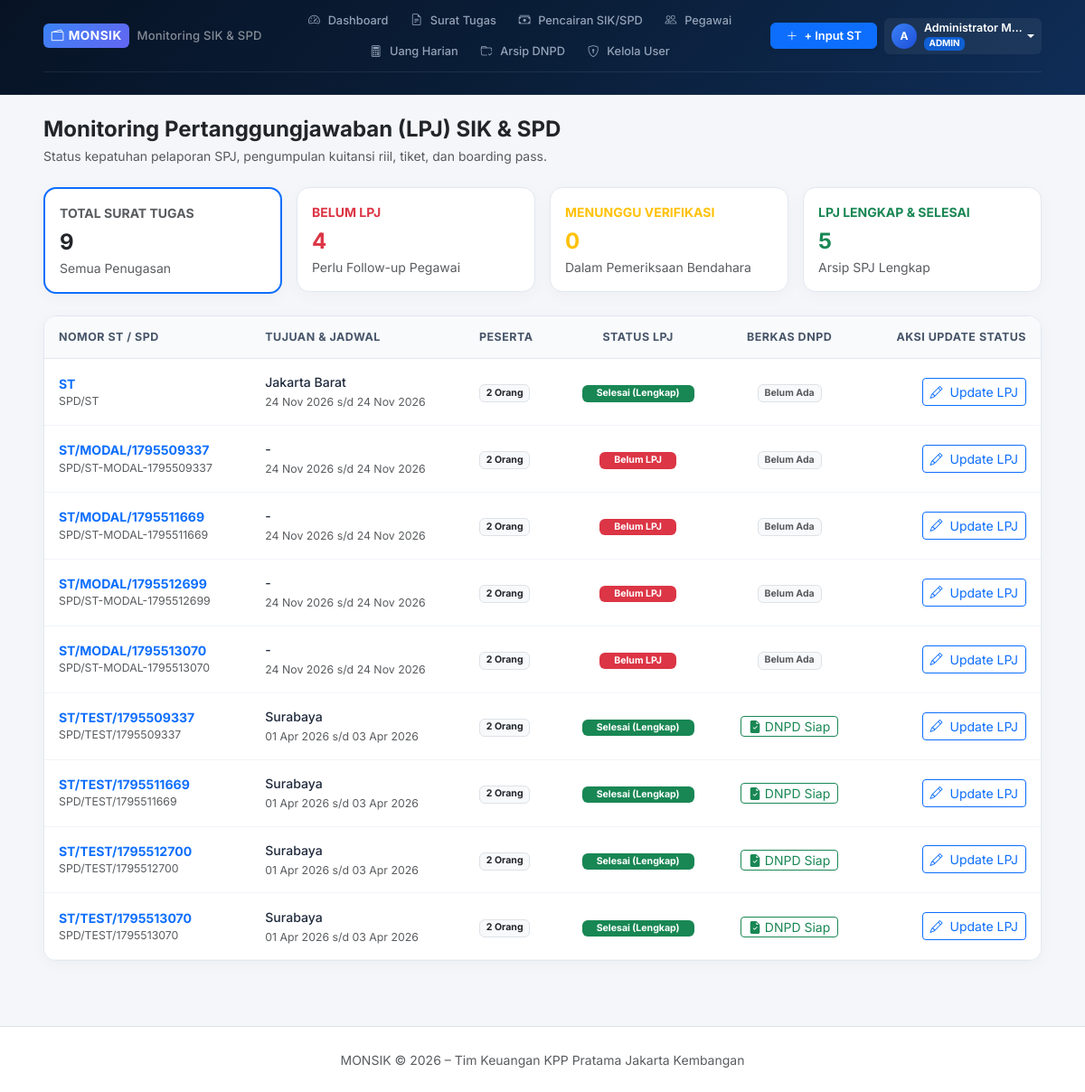
Screenshot of /monitoring/lpj (signed in) with the database file from the repository.
### app/models.py (models this page shows, shortened)
class User(UserMixin, db.Model):
    __tablename__ = 'users'
    id = db.Column(db.Integer, primary_key=True)
    username = db.Column(db.String(64), unique=True, nullable=False, index=True)
    password_hash = db.Column(db.String(256), nullable=False)
    nama_lengkap = db.Column(db.String(128), nullable=False)
    nip = db.Column(db.String(32), unique=True, nullable=True)
    jabatan = db.Column(db.String(100), nullable=True)
    golongan = db.Column(db.String(20), nullable=True)
    role = db.Column(db.String(20), nullable=False, default='PEGAWAI')  # 'ADMIN', 'BENDAHARA', 'PEGAWAI'
    is_active = db.Column(db.Boolean, default=True)
    created_at = db.Column(db.DateTime, default=datetime.utcnow)
    created_st = db.relationship('SuratTugas', backref='pembuat', lazy=True, foreign_keys='SuratTugas.created_by_id')
    @property
    def is_admin(self):
        return self.role == 'ADMIN'
    @property
    def is_bendahara(self):
        return self.role in ['ADMIN', 'BENDAHARA']

class SuratTugas(db.Model):
    __tablename__ = 'surat_tugas'
    id = db.Column(db.Integer, primary_key=True)
    nomor_st = db.Column(db.String(100), unique=True, nullable=False, index=True)
    nomor_spd = db.Column(db.String(100), nullable=True)
    tanggal_st = db.Column(db.Date, nullable=False, default=datetime.utcnow)
    maksud_tugas = db.Column(db.Text, nullable=False)
    tempat_tujuan = db.Column(db.String(200), nullable=True, default='-')
    kota_tujuan = db.Column(db.String(100), nullable=True, default='-')
    tanggal_berangkat = db.Column(db.Date, nullable=True, default=datetime.utcnow)
    tanggal_kembali = db.Column(db.Date, nullable=True, default=datetime.utcnow)
    jumlah_hari = db.Column(db.Integer, nullable=False, default=1)
    tingkat_biaya = db.Column(db.String(50), default='Tingkat B')
    akun_anggaran = db.Column(db.String(100), default='524111 (Belanja Perjalanan Dinas Biasa)')
    jenis_surat = db.Column(db.String(20), default='SIK', nullable=False)
    progress_status = db.Column(db.String(50), default='MERAH', nullable=False)
    status_pencairan = db.Column(db.String(30), nullable=False, default='OUTSTANDING', index=True)
    status_lpj = db.Column(db.String(30), nullable=False, default='BELUM_LPJ', index=True)
    total_anggaran = db.Column(db.Float, default=0.0)
    total_dicairkan = db.Column(db.Float, default=0.0)
    dnpd_filename = db.Column(db.String(255), nullable=True)
    dnpd_original_name = db.Column(db.String(255), nullable=True)
    dnpd_uploaded_at = db.Column(db.DateTime, nullable=True)
    dnpd_uploaded_by = db.Column(db.String(100), nullable=True)
    catatan = db.Column(db.Text, nullable=True)
    created_by_id = db.Column(db.Integer, db.ForeignKey('users.id'), nullable=True)
    created_at = db.Column(db.DateTime, default=datetime.utcnow)
    updated_at = db.Column(db.DateTime, default=datetime.utcnow, onupdate=datetime.utcnow)
    peserta_list = db.relationship('PesertaST', backref='surat_tugas', cascade='all, delete-orphan', lazy=True)
    pencairan_list = db.relationship('Pencairan', backref='surat_tugas', cascade='all, delete-orphan', lazy=True)

### app/routes/monitoring.py (the view)
@monitoring_bp.route('/lpj')
@login_required
def lpj():
    status_filter = request.args.get('status')
    query = SuratTugas.query
    if status_filter:
        query = query.filter_by(status_lpj=status_filter)
    st_list = query.order_by(SuratTugas.tanggal_st.desc()).all()
    count_belum = SuratTugas.query.filter_by(status_lpj='BELUM_LPJ').count()
    count_verif = SuratTugas.query.filter_by(status_lpj='MENUNGGU_VERIFIKASI').count()
    count_terverif = SuratTugas.query.filter_by(status_lpj='TERVERIFIKASI').count()
    count_selesai = SuratTugas.query.filter_by(status_lpj='SELESAI').count()
    return render_template(
        'monitoring/lpj.html',
        st_list=st_list,
        status_filter=status_filter,
        count_belum=count_belum,
        count_verif=count_verif,
        count_terverif=count_terverif,
        count_selesai=count_selesai
    )

### app/templates/monitoring/lpj.html (shortened to what this page needs)
{% extends 'base.html' %}
{% block content %}
<div class="d-flex flex-wrap align-items-center justify-content-between mt-4 mb-4 gap-3">
  <div>
    <h4 class="fw-bold mb-1 text-dark">Monitoring Pertanggungjawaban (LPJ) SIK & SPD</h4>
    <p class="text-muted small mb-0">Status kepatuhan pelaporan SPJ, pengumpulan kuitansi riil, tiket, dan boarding pass.</p>
  </div>
</div>
<div class="row g-3 mb-4">
  <div class="col-md-3">
    <a href="{{ url_for('monitoring.lpj') }}" class="text-decoration-none">
      <div class="card card-monsik p-3 mb-0 {% if not status_filter %}border-primary border-2{% endif %}">
        <div class="small text-muted fw-bold">TOTAL SURAT TUGAS</div>
        <div class="fs-4 fw-bold text-dark mt-1">{{ count_belum + count_verif + count_terverif + count_selesai }}</div>
        <small class="text-muted">Semua Penugasan</small>
      </div>
    </a>
  </div>
  <div class="col-md-3">
    <a href="{{ url_for('monitoring.lpj', status='BELUM_LPJ') }}" class="text-decoration-none">
      <div class="card card-monsik p-3 mb-0 {% if status_filter == 'BELUM_LPJ' %}border-danger border-2{% endif %}">
        <div class="small text-danger fw-bold">BELUM LPJ</div>
        <div class="fs-4 fw-bold text-danger mt-1">{{ count_belum }}</div>
        <small class="text-muted">Perlu Follow-up Pegawai</small>
      </div>
    </a>
  </div>
  <div class="col-md-3">
    <a href="{{ url_for('monitoring.lpj', status='MENUNGGU_VERIFIKASI') }}" class="text-decoration-none">
      <div class="card card-monsik p-3 mb-0 {% if status_filter == 'MENUNGGU_VERIFIKASI' %}border-warning border-2{% endif %}">
        <div class="small text-warning fw-bold">MENUNGGU VERIFIKASI</div>
        <div class="fs-4 fw-bold text-warning mt-1">{{ count_verif }}</div>
        <small class="text-muted">Dalam Pemeriksaan Bendahara</small>
      </div>
    </a>
  </div>
  <div class="col-md-3">
    <a href="{{ url_for('monitoring.lpj', status='SELESAI') }}" class="text-decoration-none">
      <div class="card card-monsik p-3 mb-0 {% if status_filter == 'SELESAI' %}border-success border-2{% endif %}">
        <div class="small text-success fw-bold">LPJ LENGKAP & SELESAI</div>
        <div class="fs-4 fw-bold text-success mt-1">{{ count_selesai }}</div>
        <small class="text-muted">Arsip SPJ Lengkap</small>
      </div>
    </a>
  </div>
</div>
<div class="card card-monsik">
  <div class="table-responsive">
    <table class="table table-monsik align-middle mb-0">
      <thead>
        <tr>
          <th>Nomor ST / SPD</th>
          <th>Tujuan & Jadwal</th>
          <th>Peserta</th>
          <th class="text-center">Status LPJ</th>
          <th class="text-center">Berkas DNPD</th>
          <th class="text-end">Aksi Update Status</th>
        </tr>
      </thead>
      <tbody>
        {% for st in st_list %}
        <tr>
          <td>
            <a href="{{ url_for('surat_tugas.detail', id=st.id) }}" class="fw-bold text-primary text-decoration-none">
              {{ st.nomor_st }}
            </a>
            <div class="small text-muted">{{ st.nomor_spd or '-' }}</div>
          </td>
          <td>
            <div class="fw-medium">{{ st.kota_tujuan }}</div>
            <small class="text-muted">{{ st.tanggal_berangkat|tanggal }} s/d {{ st.tanggal_kembali|tanggal }}</small>
          </td>
          <td>
            <span class="badge bg-light text-dark border">{{ st.peserta_list|length }} Orang</span>
          </td>
          <td class="text-center">
            {% if st.status_lpj == 'SELESAI' %}
              <span class="badge bg-success px-3 py-1">Selesai (Lengkap)</span>
            {% elif st.status_lpj == 'MENUNGGU_VERIFIKASI' %}
              <span class="badge bg-warning px-3 py-1 text-dark">Menunggu Verifikasi</span>
            {% elif st.status_lpj == 'TERVERIFIKASI' %}
              <span class="badge bg-info px-3 py-1 text-white">Terverifikasi</span>
            {% else %}
              <span class="badge bg-danger px-3 py-1">Belum LPJ</span>
            {% endif %}
          </td>
          <td class="text-center">
            {% if st.dnpd_filename %}
              <a href="{{ url_for('dnpd.download', st_id=st.id) }}" class="btn btn-sm btn-outline-success py-0 px-2">
                <i class="bi bi-file-earmark-check-fill"></i> DNPD Siap
              </a>
            {% else %}
              <span class="badge bg-light text-muted border">Belum Ada</span>
            {% endif %}
          </td>
          <td class="text-end">
            <a href="{{ url_for('surat_tugas.edit', id=st.id) }}" class="btn btn-sm btn-outline-primary">
              <i class="bi bi-pencil me-1"></i> Update LPJ
            </a>
          </td>
        </tr>
        {% endfor %}
      </tbody>
    </table>
  </div>
</div>
{% endblock %}

### app/templates/base.html (shortened to what this page needs)
<!DOCTYPE html>
<html lang="id">
<head>
  <link href="https://cdn.jsdelivr.net/npm/bootstrap@5.3.3/dist/css/bootstrap.min.css" rel="stylesheet">
  <link rel="stylesheet" href="https://cdn.jsdelivr.net/npm/bootstrap-icons@1.11.3/font/bootstrap-icons.min.css">
  <link rel="stylesheet" href="{{ url_for('static', filename='css/monsik.css') }}">
</head>
<body>
  {% if current_user.is_authenticated %}
  <div class="monsik-header-banner">
    <div class="container-fluid px-lg-5">
      <nav class="navbar navbar-expand-lg navbar-dark monsik-navbar">
        <a class="navbar-brand d-flex align-items-center me-3 py-0" href="{{ url_for('dashboard.index') }}">
          <span class="brand-badge-sm me-2"><i class="bi bi-wallet2"></i> MONSIK</span>
          <span class="brand-title-sm text-white-50 d-none d-sm-inline">Monitoring SIK & SPD</span>
        </a>
        <div class="collapse navbar-collapse" id="monsikNav">
          <ul class="navbar-nav mx-auto mb-2 mb-lg-0 d-flex flex-row flex-wrap align-items-center gap-1 justify-content-center">
            <li class="nav-item">
              <a class="nav-link nav-link-monsik {% if request.endpoint == 'dashboard.index' %}active{% endif %}" href="{{ url_for('dashboard.index') }}">
                <i class="bi bi-speedometer2 me-1"></i> Dashboard
              </a>
            </li>
            <li class="nav-item">
              <a class="nav-link nav-link-monsik {% if 'surat_tugas' in request.endpoint %}active{% endif %}" href="{{ url_for('surat_tugas.index') }}">
                <i class="bi bi-file-earmark-text me-1"></i> Surat Tugas
              </a>
            </li>
            <li class="nav-item">
              <a class="nav-link nav-link-monsik {% if 'pencairan' in request.endpoint %}active{% endif %}" href="{{ url_for('pencairan.index') }}">
                <i class="bi bi-cash-stack me-1"></i> Pencairan SIK/SPD
              </a>
            </li>
            {% if current_user.is_admin or current_user.is_bendahara %}
            <li class="nav-item">
              <a class="nav-link nav-link-monsik {% if request.endpoint == 'monitoring.pegawai' %}active{% endif %}" href="{{ url_for('monitoring.pegawai') }}">
                <i class="bi bi-people me-1"></i> Pegawai
              </a>
            </li>
            {% endif %}
            <li class="nav-item">
              <a class="nav-link nav-link-monsik {% if request.endpoint == 'monitoring.uang_harian' %}active{% endif %}" href="{{ url_for('monitoring.uang_harian') }}">
                <i class="bi bi-calculator me-1"></i> Uang Harian
              </a>
            </li>
            {% if current_user.is_bendahara %}
            <li class="nav-item">
              <a class="nav-link nav-link-monsik {% if 'dnpd' in request.endpoint %}active{% endif %}" href="{{ url_for('dnpd.arsip') }}">
                <i class="bi bi-folder-check me-1"></i> Arsip DNPD
              </a>
            </li>
            {% endif %}
            {% if current_user.is_admin %}
            <li class="nav-item">
              <a class="nav-link nav-link-monsik {% if 'users' in request.endpoint %}active{% endif %}" href="{{ url_for('users.index') }}">
                <i class="bi bi-shield-lock me-1"></i> Kelola User
              </a>
            </li>
            {% endif %}
          </ul>
          <div class="d-flex align-items-center gap-2 ms-lg-2">
            {% if current_user.is_admin or current_user.is_bendahara %}
            <button type="button" class="btn btn-primary btn-sm fw-semibold shadow-sm text-nowrap px-3 py-1" data-bs-toggle="modal" data-bs-target="#modalInputST" style="font-size: 0.8rem; border-radius: 6px;">
              <i class="bi bi-plus-lg me-1"></i> + Input ST
            </button>
            {% endif %}
            <div class="dropdown">
              <a href="#" class="d-flex align-items-center text-white text-decoration-none dropdown-toggle py-1 px-2 rounded-2" id="userMenu" data-bs-toggle="dropdown" style="background: rgba(255,255,255,0.06);">
                <div class="avatar-circle-sm me-2">
                  {{ current_user.nama_lengkap[:1] }}
                </div>
                <div class="text-start d-none d-xl-block" style="line-height: 1.1;">
                  <div class="fw-semibold text-truncate" style="font-size: 0.78rem; max-width: 110px;">{{ current_user.nama_lengkap }}</div>
                  <span class="badge bg-primary bg-opacity-75" style="font-size: 0.62rem; padding: 0.15rem 0.35rem;">{{ current_user.role }}</span>
                </div>
              </a>
            </div>
          </div>
        </div>
      </nav>
    </div>
  </div>
  {% endif %}
  <div class="container-fluid px-lg-5 pt-3">
  </div>
  <main class="monsik-main-container container-fluid px-lg-5">
    {% block content %}{% endblock %}
  </main>
  <footer class="py-4 text-center text-muted border-top bg-white mt-auto">
    <div class="container">
      <small>MONSIK &copy; 2026 – Tim Keuangan KPP Pratama Jakarta Kembangan</small>
    </div>
  </footer>
</body>
</html>

### rows the page displays
User: nama_lengkap "A", nama_lengkap "Administrator M…", role "ADMIN"
SuratTugas: nomor_st "ST", nomor_spd "SPD/ST", kota_tujuan "Jakarta Barat", tanggal_berangkat|tanggal "24 Nov 2026", tanggal_kembali|tanggal "24 Nov 2026", peserta_list|length "2", status_lpj "Selesai (Lengkap)", shows "Belum Ada"
SuratTugas: nomor_st "ST/MODAL/1795509337", nomor_spd "SPD/ST-MODAL-1795509337", kota_tujuan "-", tanggal_berangkat|tanggal "24 Nov 2026", tanggal_kembali|tanggal "24 Nov 2026", peserta_list|length "2", status_lpj "Belum LPJ", shows "Belum Ada"
SuratTugas: nomor_st "ST/MODAL/1795511669", nomor_spd "SPD/ST-MODAL-1795511669", kota_tujuan "-", tanggal_berangkat|tanggal "24 Nov 2026", tanggal_kembali|tanggal "24 Nov 2026", peserta_list|length "2", status_lpj "Belum LPJ", shows "Belum Ada"
SuratTugas: nomor_st "ST/MODAL/1795512699", nomor_spd "SPD/ST-MODAL-1795512699", kota_tujuan "-", tanggal_berangkat|tanggal "24 Nov 2026", tanggal_kembali|tanggal "24 Nov 2026", peserta_list|length "2", status_lpj "Belum LPJ", shows "Belum Ada"
SuratTugas: nomor_st "ST/MODAL/1795513070", nomor_spd "SPD/ST-MODAL-1795513070", kota_tujuan "-", tanggal_berangkat|tanggal "24 Nov 2026", tanggal_kembali|tanggal "24 Nov 2026", peserta_list|length "2", status_lpj "Belum LPJ", shows "Belum Ada"
SuratTugas: nomor_st "ST/TEST/1795509337", nomor_spd "SPD/TEST/1795509337", kota_tujuan "Surabaya", tanggal_berangkat|tanggal "01 Apr 2026", tanggal_kembali|tanggal "03 Apr 2026", peserta_list|length "2", status_lpj "Selesai (Lengkap)"
SuratTugas: nomor_st "ST/TEST/1795511669", nomor_spd "SPD/TEST/1795511669", kota_tujuan "Surabaya", tanggal_berangkat|tanggal "01 Apr 2026", tanggal_kembali|tanggal "03 Apr 2026", peserta_list|length "2", status_lpj "Selesai (Lengkap)"
SuratTugas: nomor_st "ST/TEST/1795512700", nomor_spd "SPD/TEST/1795512700", kota_tujuan "Surabaya", tanggal_berangkat|tanggal "01 Apr 2026", tanggal_kembali|tanggal "03 Apr 2026", peserta_list|length "2", status_lpj "Selesai (Lengkap)"
SuratTugas: nomor_st "ST/TEST/1795513070", nomor_spd "SPD/TEST/1795513070", kota_tujuan "Surabaya", tanggal_berangkat|tanggal "01 Apr 2026", tanggal_kembali|tanggal "03 Apr 2026", peserta_list|length "2", status_lpj "Selesai (Lengkap)"

### other values shown
{{ count_belum + count_verif + count_terverif + count_selesai }} "9"
{{ count_belum }} "4"
{{ count_verif }} "0"
{{ count_selesai }} "5"
